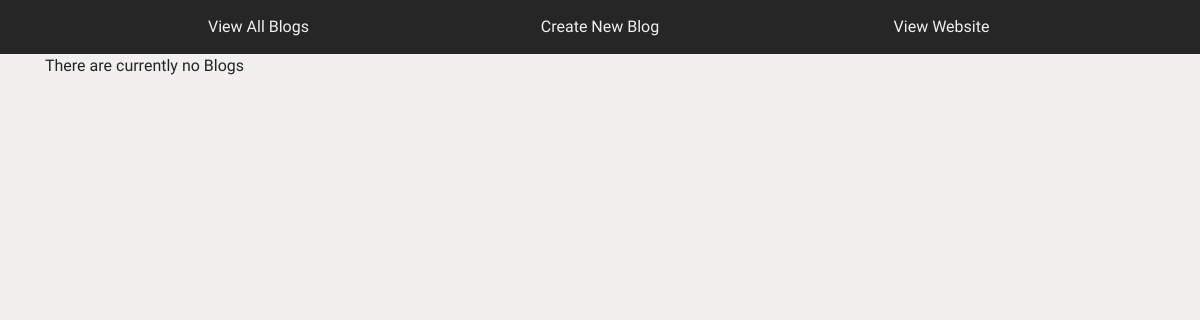
/blog/all_blogs/, run on an earlier commit of the app's database.
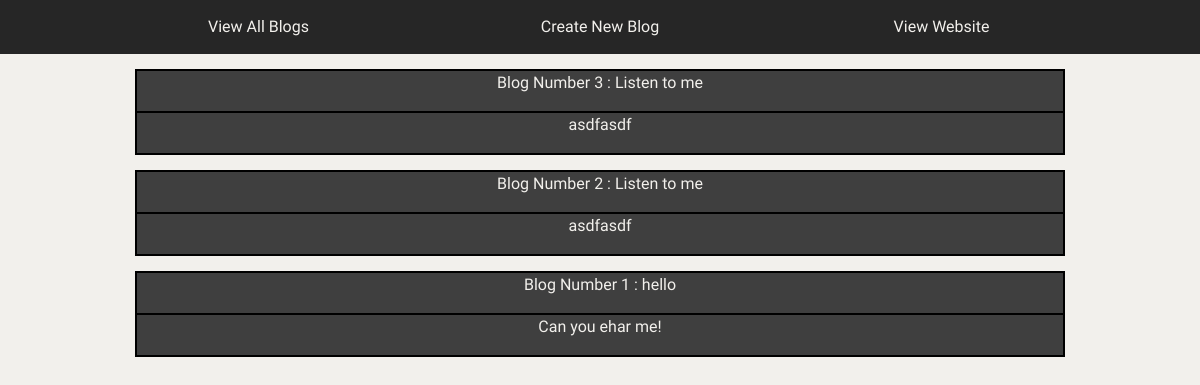
And on a later commit of the database.
### blog/models.py (models this page shows, shortened)
class Blog(models.Model):
    title = models.CharField(max_length=100)
    body = models.TextField(max_length=1000)
    date_written = models.DateTimeField(default=timezone.now)
    email_sent = models.BooleanField(default=False)

### blog/views.py (the view)
# urls.py: path('all_blogs/', views.all_blogs, name="all_blogs"),
def all_blogs(request):
    all_blogs = Blog.objects.order_by('-date_written')
    last_five_blogs = Blog.objects.order_by('-date_written')[:5]
    blog_vars = {'all_blogs': all_blogs, 'last_five_blogs': last_five_blogs}
    return render(request, 'blog/all_blogs.html', blog_vars)

### home/templates/blog/all_blogs.html (shortened to what this page needs)
{% extends 'blog/home.html' %}
{% block all_blogs %}
{% if all_blogs %}
<div class="container" id="all_blogs_container">
    {% for blog in all_blogs %}
    <div class="container" id="individual_blog_container">
        <div class="blog_title">
            <p>Blog Number {{blog.id}} : {{blog.title}}</p>
        </div>
        <div class="blog_body">
            <p>{{blog.body}}</p>
        </div>
    </div>
    {% endfor %}
</div>
{% else %}
<div class="container">
    <p>There are currently no Blogs</p>
</div>
{% endif %}
{% endblock %}

What changed in the data, as far as the page shows it:
added Blog: id "3", title "Listen to me", body "asdfasdf"
added Blog: id "2", title "Listen to me", body "asdfasdf"
added Blog: id "1", title "hello", body "Can you ehar me!"
Also different on the page:
text no longer shown: "There are currently no Blogs"
